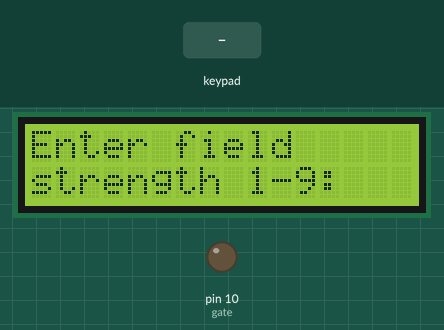
Simulated run of this sketch. Board: Arduino Uno, built with avr-gcc and run on an emulated ATmega328P. Parts: 16×2 character LCD, output pins drawn as LEDs (lit = HIGH). The inputs (shaded band) are chosen by the test bench.

Above: at 1.2 s.
1.3 s: keypad keys 9 8 7 6 # pressed 0.4 s apart
At 3.4 s:
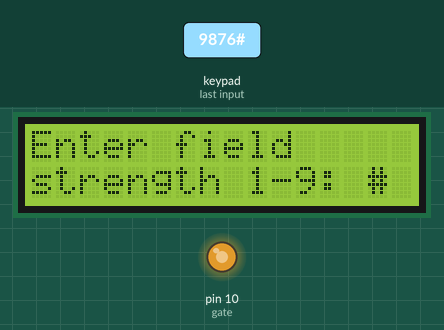
4.8 s: keypad keys 5 4 3 2 * pressed 0.4 s apart
At 6.8 s:
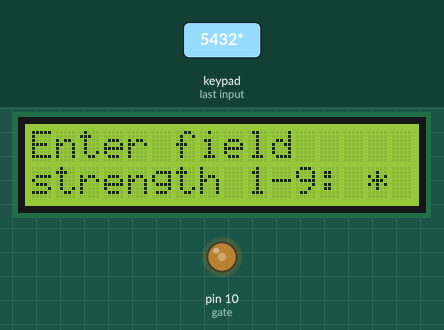
8.3 s: key 'A' pressed
At 9.5 s:
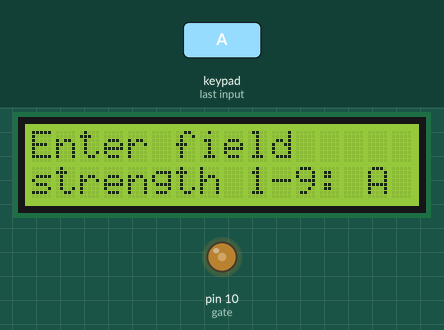
9.8 s: key 'B' pressed
At 10.7 s:
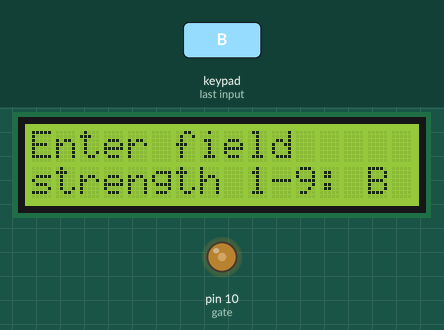
11.3 s: key 'C' pressed
At 11.7 s:
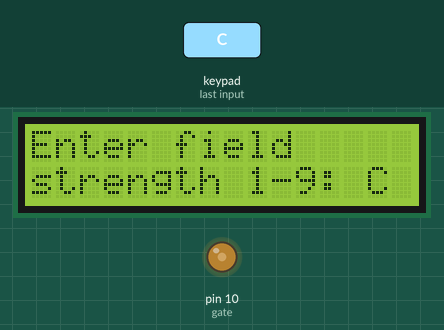
12.8 s: keypad keys 9 8 7 6 D pressed 0.4 s apart
At 15.5 s:
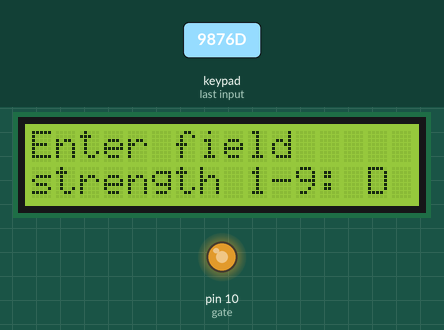
Timing chart, 0 to 17.0 s (numbered marks = the images above; inputs shaded):
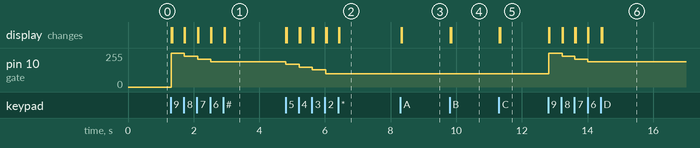

Measured:
- after the input at 1.3 s, pin 10 (gate): 0/255 → 255/255 at once, → 230/255 0.39 s later, → 210/255 0.41 s later, → 190/255 0.39 s later; the display: first changes at once (image 1 shows a later state)
- after the input at 4.8 s, pin 10 (gate): 190/255 → 170/255 at once, → 150/255 0.41 s later, → 130/255 0.39 s later, → 100/255 0.41 s later; the display: first changes at once (image 2 shows a later state)
- after the input at 8.3 s, the display: first changes at once (image 3 shows a later state)
- after the input at 9.8 s, the display: first changes at once (image 4 shows a later state)
- after the input at 11.3 s, the display: first changes at once (image 5 shows a later state)
- after the input at 12.8 s, pin 10 (gate): 100/255 → 255/255 at once, → 230/255 0.41 s later, → 210/255 0.39 s later, → 190/255 0.39 s later; the display: first changes at once (image 6 shows a later state)

The sketch:

Keypad_Control.ino
```cpp
#include <Wire.h>
#include <LiquidCrystal_I2C.h>
#include <Keypad.h>

#define gate 10

const byte ROWS = 4;
const byte COLS = 4;

char hexaKeys[ROWS][COLS] = {
  {'1', '2', '3', 'A'},
  {'4', '5', '6', 'B'},
  {'7', '8', '9', 'C'},
  {'*', '0', '#', 'D'}
};

byte rowPins[ROWS] = {9, 8, 7, 6};
byte colPins[COLS] = {5, 4, 3, 2};

Keypad customKeypad = Keypad(makeKeymap(hexaKeys), rowPins, colPins, ROWS, COLS);

LiquidCrystal_I2C lcd(0x3F, 16, 2);

void setup(){
  //Serial.begin(9600);
  lcd.backlight();
  lcd.init();

  pinMode(gate,OUTPUT);
  digitalWrite(gate,LOW);
}

void loop(){
  lcd.setCursor(0,0);
  lcd.print("Enter field");
  lcd.setCursor(0,1);
  lcd.print("strength 1-9:");

  char customKey = customKeypad.getKey();
  int number = atoi(customKey);

  if (customKey){
    //Serial.println(customKey);
    lcd.clear();
    lcd.setCursor(14, 1);
    lcd.print(customKey);
    switch (customKey){
      case '1':
        analogWrite(gate,0);
        break;
      case '2':
        analogWrite(gate,100);
        break;
      case '3':
        analogWrite(gate,130);
        break;
      case '4':
        analogWrite(gate,150);
        break;
      case '5':
        analogWrite(gate,170);
        break;
      case '6':
        analogWrite(gate,190);
        break;
      case '7':
        analogWrite(gate,210);
        break;
      case '8':
        analogWrite(gate,230);
        break;
      case '9':
        analogWrite(gate,255);
        break;
      default:
        break;
    }
  }
}
```
